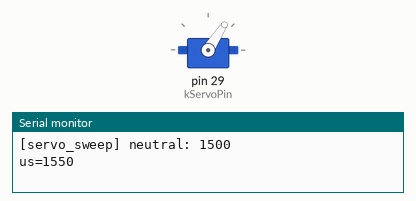
Recording of a sketch running on a simulated Arduino Mega 2560, built with avr-gcc and run on an emulated ATmega2560. On the bench: servo, the last lines printed to the serial monitor.

Above: at 1.55 s.
At 2.75 s:
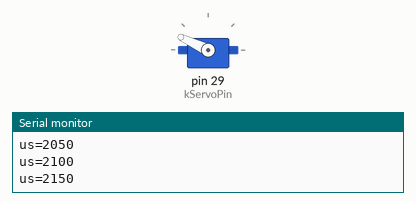
At 3.6 s:
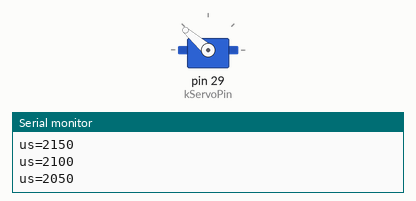
At 5.7 s:
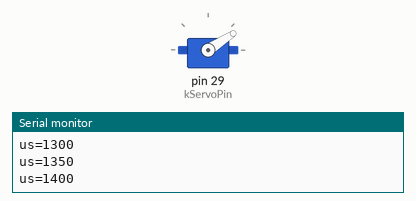
Timing chart, 0 to 7.2 s (numbered marks = the images above):
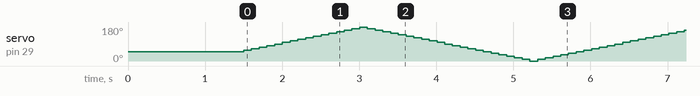

The sketch:

servo_sweep.ino
```cpp
// (licence header left out)
#include <Arduino.h>
#include <Servo.h>

static const int      kServoPin   = 29;     // gripper slot per firmware pin map
// Conservative range for an unknown hobby gripper servo: 1000-2000 us is the
// industry-standard "safe" PWM window almost every hobby servo accepts. If
// the gripper takes this range cleanly, we'll widen it (500-2500 us) in a
// follow-up pass to find its actual mechanical endstops. Watch the bench
// supply current and stop the sweep if it spikes.
static const uint16_t kMinUs      = 1200;
static const uint16_t kMaxUs      = 2300;
static const uint16_t kNeutralUs  = 1500;
static const uint16_t kStepUs     = 50;     // travel per tick
static const uint32_t kStepDelayMs = 100;   // delay between ticks (slow)

static Servo g_servo;

void setup() {
    Serial.begin(1000000);   // match main firmware so the same Serial Monitor session works
    // Brief grace period so the host can attach Serial Monitor first
    delay(500);
    Serial.println(F("[servo_sweep] boot. Pin 29 (gripper), conservative range 1000-2000 us."));

    g_servo.attach(kServoPin, kMinUs, kMaxUs);
    g_servo.writeMicroseconds(kNeutralUs);
    Serial.print(F("[servo_sweep] neutral: ")); Serial.println(kNeutralUs);
    delay(1000);
}

void loop() {
    static uint16_t us  = kNeutralUs;
    static int16_t  dir = +1;

    us = (uint16_t)((int32_t)us + dir * (int32_t)kStepUs);

    if (us >= kMaxUs) { us = kMaxUs; dir = -1; }
    if (us <= kMinUs) { us = kMinUs; dir = +1; }

    g_servo.writeMicroseconds(us);
    Serial.print(F("us=")); Serial.println(us);

    delay(kStepDelayMs);
}
```
